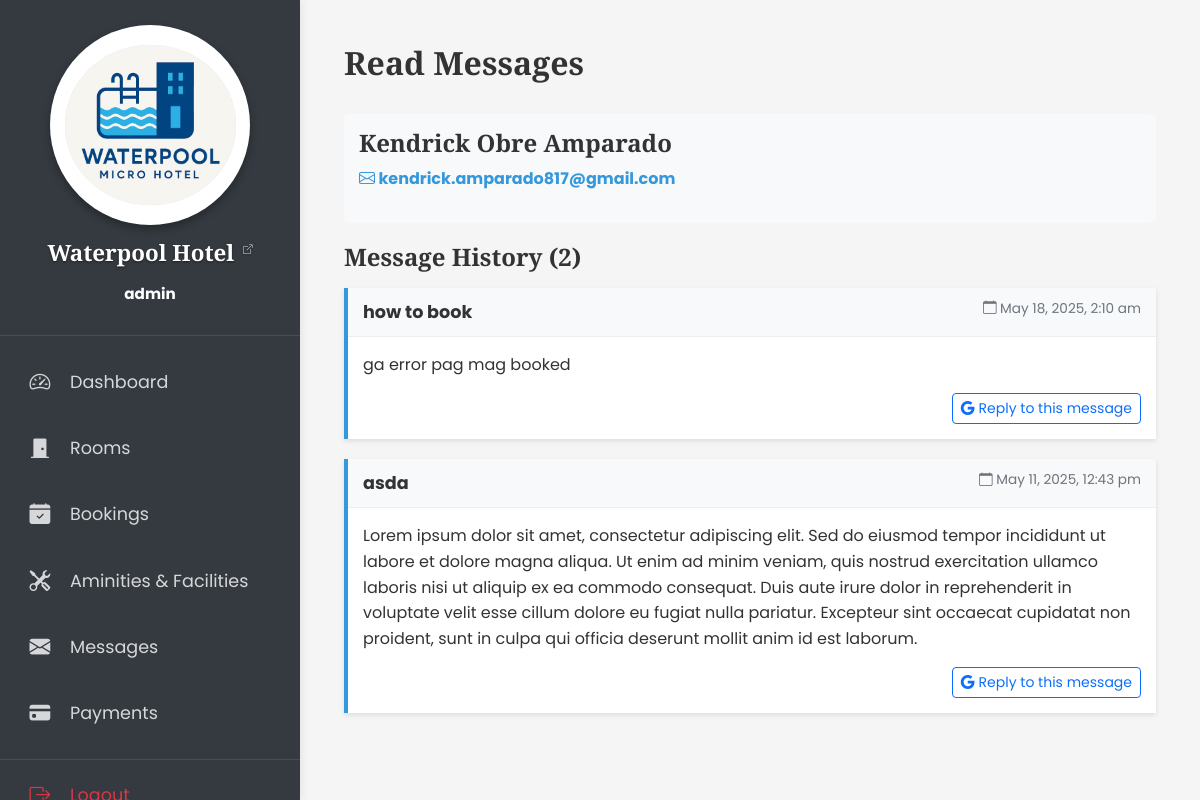
/read_message.php?email=kendrick.amparado817@gmail.com (signed in), run on the app's committed database.
### tables this page shows
CREATE TABLE `contact_messages` (
  `id` int(11) NOT NULL,
  `name` varchar(100) NOT NULL,
  `email` varchar(100) NOT NULL,
  `subject` varchar(200) NOT NULL,
  `message` text NOT NULL,
  `created_at` timestamp NOT NULL DEFAULT current_timestamp()
);

### read_message.php (the view, shortened to what this page needs)
<?php
require('includes/db_config.php');
$messages = [];
$user_info = null;
$error_message = null;
if (isset($_GET['email']) && !empty($_GET['email'])) {
    $email = $_GET['email'];
    try {
        $check_table = mysqli_query($conn, "SHOW TABLES LIKE 'contact_messages'");
        $table_name = mysqli_num_rows($check_table) > 0 ? 'contact_messages' : 'messages';
        $user_query = "SELECT name, email FROM $table_name WHERE email = ? ORDER BY created_at DESC LIMIT 1";
        $user_stmt = $conn->prepare($user_query);
        $user_stmt->bind_param("s", $email);
        $user_stmt->execute();
        $user_result = $user_stmt->get_result();
        if ($user_result->num_rows > 0) {
            $user_info = $user_result->fetch_assoc();
            $messages_query = "SELECT * FROM $table_name WHERE email = ? ORDER BY created_at DESC";
            $messages_stmt = $conn->prepare($messages_query);
            $messages_stmt->bind_param("s", $email);
            $messages_stmt->execute();
            $messages_result = $messages_stmt->get_result();
            while ($message = $messages_result->fetch_assoc()) {
                $messages[] = $message;
            }
        } else {
            $error_message = "No messages found for this email address.";
        }
    } catch (Exception $e) {
        $error_message = $e->getMessage();
    }
} else {
    $error_message = "No email address provided.";
}
?>
<!DOCTYPE html>
<html lang="en">
<head>
    <?php require('includes/links.php'); ?>
    <link rel="stylesheet" href="styles/admin.css">
</head>
<body>
    <div class="admin-layout">
        <?php require('includes/admin_sidebar.php'); ?>
        <div class="admin-content">
            <div class="container-fluid p-4">
                <div class="d-flex justify-content-between align-items-center mb-4">
                    <h2 class="fw-bold h-font">Read Messages</h2>
                </div>
                <?php if ($error_message): ?>
                    <div class="alert alert-danger" role="alert">
                        <?php echo $error_message; ?>
                    </div>
                <?php elseif ($user_info): ?>
                    <div class="user-info">
                        <div class="row">
                            <div class="col-md-6">
                                <h4><?php echo htmlspecialchars($user_info['name']); ?></h4>
                                <p class="user-email">
                                    <i class="bi bi-envelope"></i>
                                    <?php echo htmlspecialchars($user_info['email']); ?>
                                </p>
                            </div>
                        </div>
                    </div>
                    <h4 class="mb-3">Message History (<?php echo count($messages); ?>)</h4>
                    <?php if (count($messages) > 0): ?>
                        <?php foreach ($messages as $message): ?>
                            <div class="message-card">
                                <div class="message-header">
                                    <div class="row">
                                        <div class="col-md-8">
                                            <div class="message-subject"><?php echo htmlspecialchars($message['subject']); ?></div>
                                        </div>
                                        <div class="col-md-4 text-md-end">
                                            <div class="message-date">
                                                <i class="bi bi-calendar"></i>
                                                <?php echo date('F j, Y, g:i a', strtotime($message['created_at'])); ?>
                                            </div>
                                        </div>
                                    </div>
                                </div>
                                <div class="message-body">
                                    <?php echo nl2br(htmlspecialchars($message['message'])); ?>
                                    <div class="text-end mt-3">
                                        <?php
                                        $msg_reply_subject = "Re: " . htmlspecialchars($message['subject']);
                                        $msg_gmail_url = "https://mail.google.com/mail/?view=cm&fs=1&to=" . urlencode($message['email']) . "&su=" . urlencode($msg_reply_subject);
                                        ?>
                                        <a href="<?php echo $msg_gmail_url; ?>" class="btn btn-sm btn-outline-primary" target="_blank">
                                            <i class="bi bi-google"></i> Reply to this message
                                        </a>
                                    </div>
                                </div>
                            </div>
                        <?php endforeach; ?>
                    <?php else: ?>
                        <div class="alert alert-info">
                            No messages found for this user.
                        </div>
                    <?php endif; ?>
                <?php endif; ?>
            </div>
        </div>
    </div>
</body>
</html>

### styles/styles.css (style rules this page uses)
:root { --teal: #3b8b96; --teal_hover: #38a9b8; --primary-font: 'Poppins', sans-serif; --heading-font: 'Playfair Display', serif; --accent-font: 'Lora', serif; }
body { font-family: var(--primary-font); font-size: 16px; line-height: 1.6; color: #333; }
h1, h2, h3, h4, h5, h6 { font-family: var(--heading-font); font-weight: 600; }
.h-font { font-family: var(--heading-font); }

### styles/admin.css (style rules this page uses)
:root { --sidebar-width: 300px; --primary-color: #343a40; --accent-color: #007bff; --primary-font: 'Poppins', sans-serif; --heading-font: 'Playfair Display', serif; --accent-font: 'Lora', serif; }
body { font-family: var(--primary-font); font-size: 16px; line-height: 1.6; color: #333; }
h1, h2, h3, h4, h5, h6 { font-family: var(--heading-font); font-weight: 600; }
.h-font { font-family: var(--heading-font); }
.admin-layout { display: flex; min-height: 100vh; }
.admin-content { flex: 1; margin-left: var(--sidebar-width); padding: 20px; background-color: #f5f5f5; }

### read_message.php (style rules this page uses)
.message-card { border-left: 4px solid #3498db; margin-bottom: 20px; box-shadow: 0 2px 5px rgba(0,0,0,0.1); }
.message-header { background-color: #f8f9fa; padding: 10px 15px; border-bottom: 1px solid #eee; }
.message-body { padding: 15px; background-color: #fff; }
.message-date { color: #6c757d; font-size: 0.85rem; }
.message-subject { font-weight: bold; font-size: 1.1rem; }
.user-info { background-color: #f8f9fa; border-radius: 5px; padding: 15px; margin-bottom: 20px; }
.user-email { font-weight: bold; color: #3498db; }

### data on the page
contact_messages: subject "how to book", created_at "May 18, 2025, 2:10 am", message "ga error pag mag booked"
contact_messages: subject "asda", created_at "May 11, 2025, 12:43 pm", message "Lorem ipsum dolor sit amet, consectetur adipiscing elit. Sed do eiusmod tempor incididunt ut labore et dolore magna aliqua. Ut enim ad minim veniam, quis nostrud exercitation ullamco laboris nisi ut aliquip ex ea commodo consequat. Duis aute irure dolor in reprehenderit in voluptate velit esse cillum dolore eu fugiat nulla pariatur. Excepteur sint occaecat cupidatat non proident, sunt in culpa qui officia deserunt mollit anim id est laborum."

### other printed values
$_SESSION['admin_username'] "admin"
$user_info['name'] "Kendrick Obre Amparado"
$user_info['email'] "kendrick.amparado817@gmail.com"
count($messages) "2"
